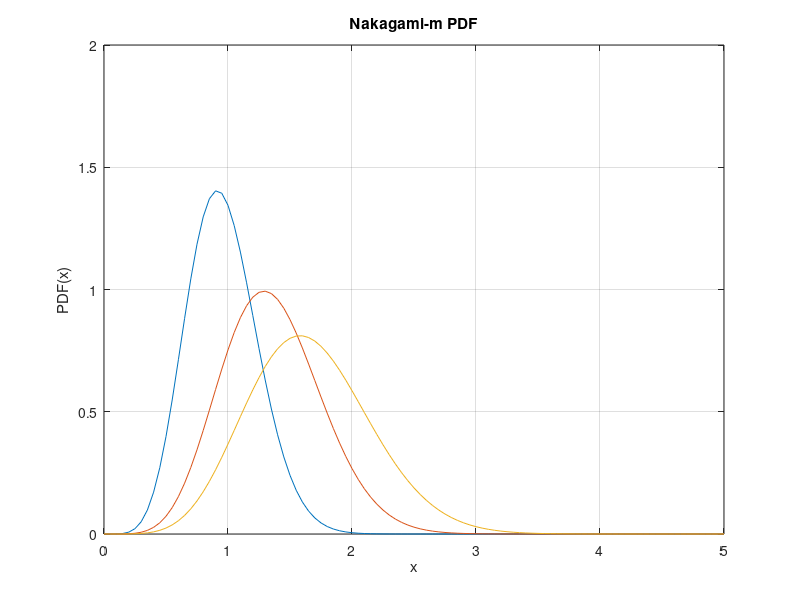

Write MATLAB code to recreate this figure.
%%
clc;
clear all;
close all;

%%
x = [0:0.05:5];

%Shape Parameter "m"
m = 3;

%Spread Parameter "w"
for w = 1:3
    
    for ii = 1:length(x)
        y(ii)=((2*m^m)/(gamma(m)*w^m))*x(ii)^(2*m-1)*exp(-((m/w)*x(ii)^2));
    end
    
    plot(x,y)
    %plot(x,y,colors(w))
    hold on
end

xlabel('x');
ylabel('PDF(x)'); 
title('Nakagami-m PDF')
%hleg1 = legend('m=1,w=1','m=1,w=2','m=1,w=3');
%set(hleg1,'Location','NorthEast')
axis([0 5 0 2]);
grid on 